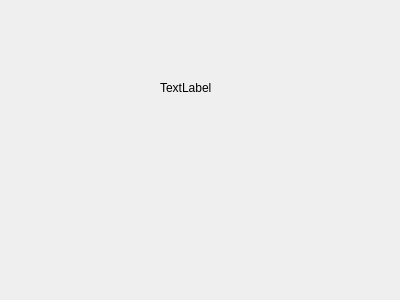
<?xml version="1.0" encoding="UTF-8"?>
<ui version="4.0">
 <class>Widget</class>
 <widget class="QWidget" name="Widget">
  <property name="geometry">
   <rect>
    <x>0</x>
    <y>0</y>
    <width>400</width>
    <height>300</height>
   </rect>
  </property>
  <property name="windowTitle">
   <string>Widget</string>
  </property>
  <widget class="QLabel" name="label">
   <property name="geometry">
    <rect>
     <x>160</x>
     <y>80</y>
     <width>161</width>
     <height>16</height>
    </rect>
   </property>
   <property name="text">
    <string>TextLabel</string>
   </property>
  </widget>
 </widget>
 <layoutdefault spacing="6" margin="11"/>
 <resources/>
 <connections/>
</ui>
